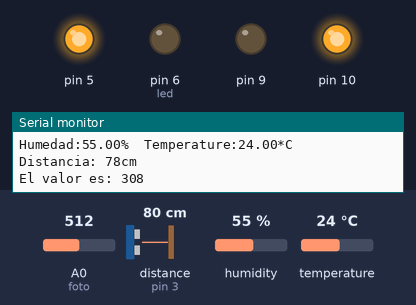
A sketch run on a simulated Arduino Uno, built with avr-gcc and run on an emulated ATmega328P. Shown: output pins drawn as LEDs (lit = HIGH), the last lines printed to the serial monitor. Wiring (inferred from the names in the program): ultrasonic range finder: trigger pin 4; echo pin 3. The inputs (shaded band) are chosen by the test bench; at power-on: distance to the obstacle (sensor on pin 3) 80 cm, temperature 24 °C, A0 (foto) = 512, humidity 55 %. The echo pulse lasts 58.3 µs per cm; pins used as bus, display or sensor lines are not drawn.

Above: at 3.1 s.
3.2 s: distance to the obstacle (sensor on pin 3) set to 4 cm
6.3 s: distance to the obstacle (sensor on pin 3) set to 2 cm
At 7.6 s:
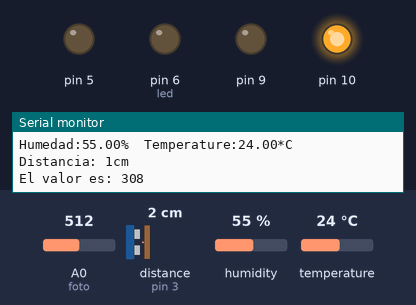
9.4 s: temperature set to 26 °C
At 12.8 s:
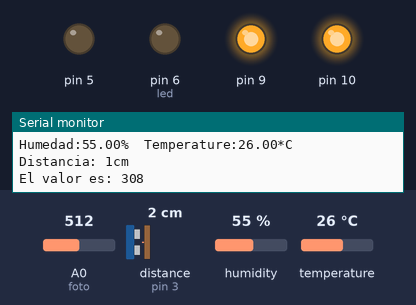
13.1 s: A0 (foto) set to 30
At 14.7 s:
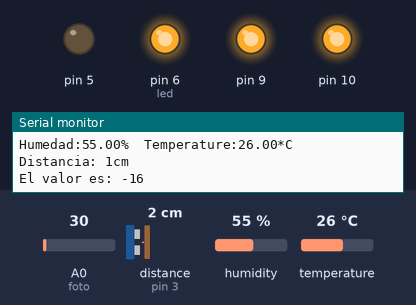
16.2 s: distance to the obstacle (sensor on pin 3) set to 60 cm
At 17.3 s:
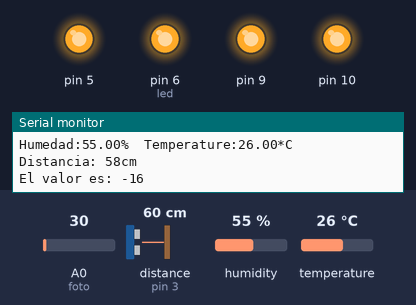
19.3 s: A0 (foto) set to 306
At 21.9 s:
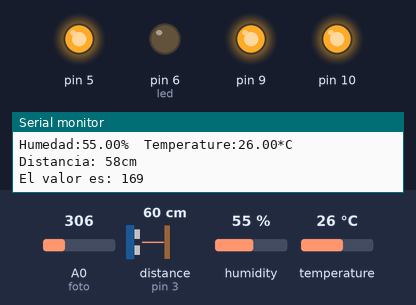
Timing chart, 0 to 23.4 s (numbered marks = the images above; inputs shaded):
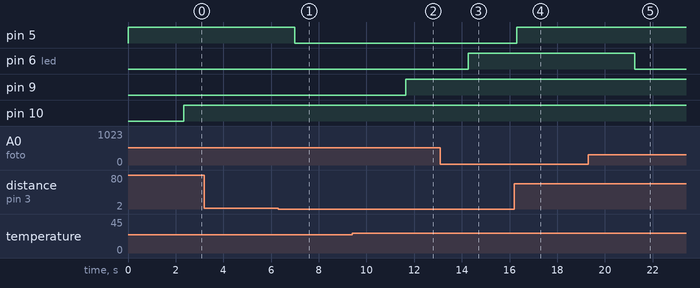

Measured:
- the behaviour switches between 3 and 2 cm on distance to the obstacle (sensor on pin 3) (found by bisection; images 0 and 1)
- the behaviour switches between 24 and 25 °C on temperature (found by bisection; images 1 and 2)
- after the input at 6.3 s, pin 5: HIGH → LOW after 0.69 s
- after the input at 9.4 s, pin 9: LOW → HIGH after 2.2 s
- after the input at 13.1 s, pin 6 (led): LOW → HIGH after 1.2 s
- after the input at 16.2 s, pin 5: LOW → HIGH after 0.09 s
- after the input at 19.3 s, pin 6 (led): HIGH → LOW after 2.0 s

The sketch:

1615526754000VasoReto.ino
```cpp
#include <DHT.h>

const int trigger = 4;
const int echo = 3;
int foto=A0;
int led=6;

const int DHTPin = 8;
DHT dht(DHTPin,DHT11);

void setup() {
Serial.begin(9600);
pinMode(5, OUTPUT);
pinMode(trigger, OUTPUT);
pinMode(echo, INPUT);
digitalWrite(trigger, LOW);
pinMode(foto,INPUT);
pinMode(led,OUTPUT);
pinMode(9,OUTPUT);
pinMode(10,OUTPUT);
Serial.begin(9600);
Serial.println("Prueba del sensor DHT11");
dht.begin();
}
void loop()
{
long tiempo;
long dist;
digitalWrite(trigger, HIGH);
delayMicroseconds(10);
digitalWrite(trigger, LOW);
tiempo = pulseIn(echo, HIGH);
dist = tiempo/59;
Serial.print("Distancia: ");
Serial.print(dist);
Serial.print("cm");
Serial.println();
if (dist>=2 && dist<=320){
  digitalWrite(5, HIGH);
}
else {
  digitalWrite(5, LOW);
}
delay(300);

///Fotoresistencia
int val = analogRead(foto);
int val2 = map(val,54,500,0,300);
analogWrite(led, val2);
Serial.print("El valor es: ");
Serial.println(val2);
if (val2<=10){
  digitalWrite(led,HIGH);
}
else {
  digitalWrite(led,LOW);
}

//sensor de temperatura
delay(2000);
float h = dht.readHumidity();
float t= dht.readTemperature();
if(isnan(h)||isnan(t)){
  Serial.println("Error en medición del sensor!");
  return;
  }
  Serial.print("Humedad:");
  Serial.print(h);
  Serial.print("%\t");
  Serial.print("Temperature:");
  Serial.print(t);
  Serial.print("*C");
  Serial.println();
  if(t>=25){
    digitalWrite(9,HIGH);
  }
  else{
    digitalWrite(10,HIGH);
  }
  }
```
